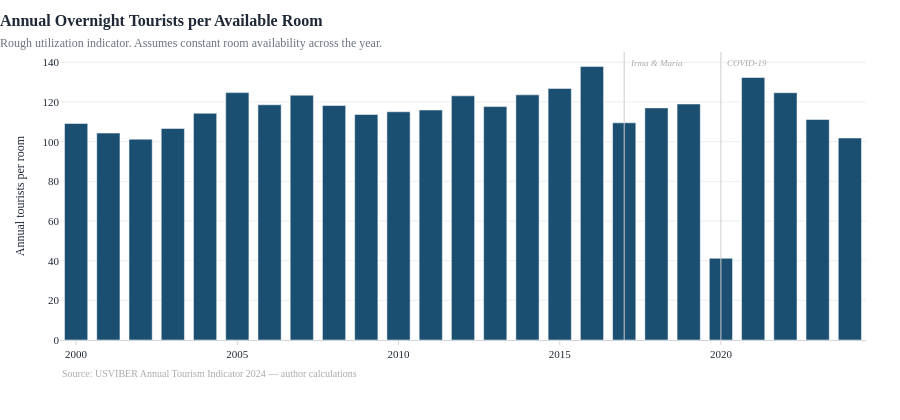

The notebook cell saved with this chart:
### Markdown cell above
---
## 5. Room Inventory vs. Visitor Volume

### Code cell
# Tourists per available room — rough utilization indicator
# (tourists in thousands, rooms in units — multiply tourists by 1000 first)
tour2 = tour.copy()
tour2["tourists_per_room"] = (tour2["tourists"] * 1000) / tour2["total_rooms"]

fig = bar_chart(
    tour2,
    x="year",
    y="tourists_per_room",
    title="Annual Overnight Tourists per Available Room",
    subtitle="Rough utilization indicator. Assumes constant room availability across the year.",
    y_label="Annual tourists per room",
    color=PALETTE["tourists"],
    source="USVIBER Annual Tourism Indicator 2024 — author calculations",
    shock_x=[2017, 2020],
)
fig.show()
print(
    tour2[["year", "tourists", "total_rooms", "tourists_per_room"]]
    .set_index("year")
    .round(1)
    .to_string()
)

### Figure 1 — Plotly figure (JSON) as saved in the notebook; plotly's stock layout.template omitted (floating-point values rounded to 4 significant figures)
{"data": [{"marker": {"color": "#1a4f72"}, "name": "tourists_per_room", "type": "bar", "x": [2000, 2001, 2002, 2003, 2004, 2005, 2006, 2007, 2008, 2009, 2010, 2011, 2012, 2013, 2014, 2015, 2016, 2017, 2018, 2019, 2020, 2021, 2022, 2023, 2024], "y": [109.2, 104.3, 101.2, 106.6, 114.3, 124.7, 118.6, 123.4, 118.2, 113.7, 115.1, 116.0, 123.1, 117.7, 123.6, 126.9, 137.9, 109.5, 117.0, 119.0, 41.2, 132.3, 124.7, 111.2, 101.8]}], "layout": {"annotations": [{"showarrow": false, "text": "<span style='color:#aaaaaa;font-size:10px'>Source: USVIBER Annual Tourism Indicator 2024 — author calculations</span>", "x": 0, "xanchor": "left", "xref": "paper", "y": -0.09, "yanchor": "top", "yref": "paper"}, {"font": {"color": "#aaaaaa", "size": 9}, "showarrow": false, "text": "<i>Irma & Maria</i>", "x": 2017, "xanchor": "left", "xref": "x", "xshift": 4, "y": 1, "yanchor": "top", "yref": "paper", "yshift": -4}, {"font": {"color": "#aaaaaa", "size": 9}, "showarrow": false, "text": "<i>COVID-19</i>", "x": 2020, "xanchor": "left", "xref": "x", "xshift": 4, "y": 1, "yanchor": "top", "yref": "paper", "yshift": -4}], "bargap": 0.28, "height": 420, "shapes": [{"line": {"color": "#cccccc", "width": 1}, "type": "line", "x0": 2017, "x1": 2017, "xref": "x", "y0": 0, "y1": 1, "yref": "y domain"}, {"line": {"color": "#cccccc", "width": 1}, "type": "line", "x0": 2020, "x1": 2020, "xref": "x", "y0": 0, "y1": 1, "yref": "y domain"}], "title": {"font": {"size": 16}, "text": "<b>Annual Overnight Tourists per Available Room</b><br><span style='font-size:12px;font-weight:400;color:#6b7280'>Rough utilization indicator. Assumes constant room availability across the year.</span>", "x": 0}, "xaxis": {"title": {"text": ""}}, "yaxis": {"title": {"text": "Annual tourists per room"}}}}
